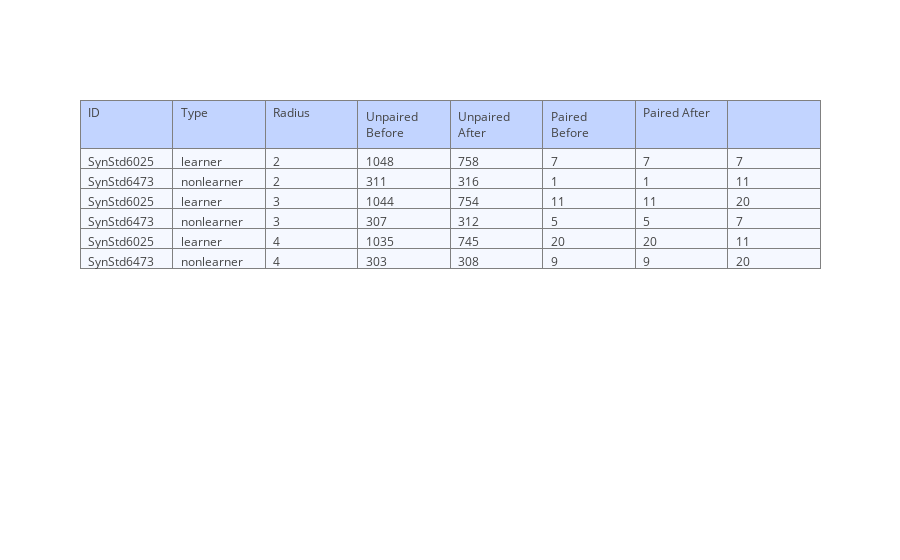

Source (notebook cell):
### Markdown cell above
Compute some basic Statistics

### Code cell
cols = ['ID', 'Type', 'Radius', 'Unpaired Before', 'Unpaired After','Paired Before','Paired After']
c1, c2, c3, c4, c5, c6, c7 = [],[],[],[],[],[],[]

for r, s in pairs.items():
    for id,d in s.items():
        c1.append(id)
        c2.append(d['Type'])
        c3.append(r)
        c4.append(len(d['unpaired_before'].index))
        c5.append(len(d['unpaired_after'].index))
        c6.append(len(d['paired_before'].index))
        c7.append(len(d['paired_before'].index))
    
trace = go.Table(
    header=dict(values=cols,
                fill = dict(color='#C2D4FF'),
                align = ['left'] * 5),
    cells=dict(values=[c1, c2, c3, c4, c5, c6, c7, c8],
               fill = dict(color='#F5F8FF'),
               align = ['left'] * 5))

data = [trace] 
py.offline.iplot(data, filename = 'pandas_table')

### Figure 1 — Plotly figure (JSON) as saved in the notebook; plotly's stock layout.template omitted (floating-point values rounded to 4 significant figures)
{"data": [{"cells": {"align": ["left", "left", "left", "left", "left"], "fill": {"color": "#F5F8FF"}, "values": [["SynStd6025", "SynStd6473", "SynStd6025", "SynStd6473", "SynStd6025", "SynStd6473"], ["learner", "nonlearner", "learner", "nonlearner", "learner", "nonlearner"], [2, 2, 3, 3, 4, 4], [1048, 311, 1044, 307, 1035, 303], [758, 316, 754, 312, 745, 308], [7, 1, 11, 5, 20, 9], [7, 1, 11, 5, 20, 9], [7, 11, 20, 7, 11, 20]]}, "header": {"align": ["left", "left", "left", "left", "left"], "fill": {"color": "#C2D4FF"}, "values": ["ID", "Type", "Radius", "Unpaired Before", "Unpaired After", "Paired Before", "Paired After"]}, "type": "table"}], "layout": {}}
